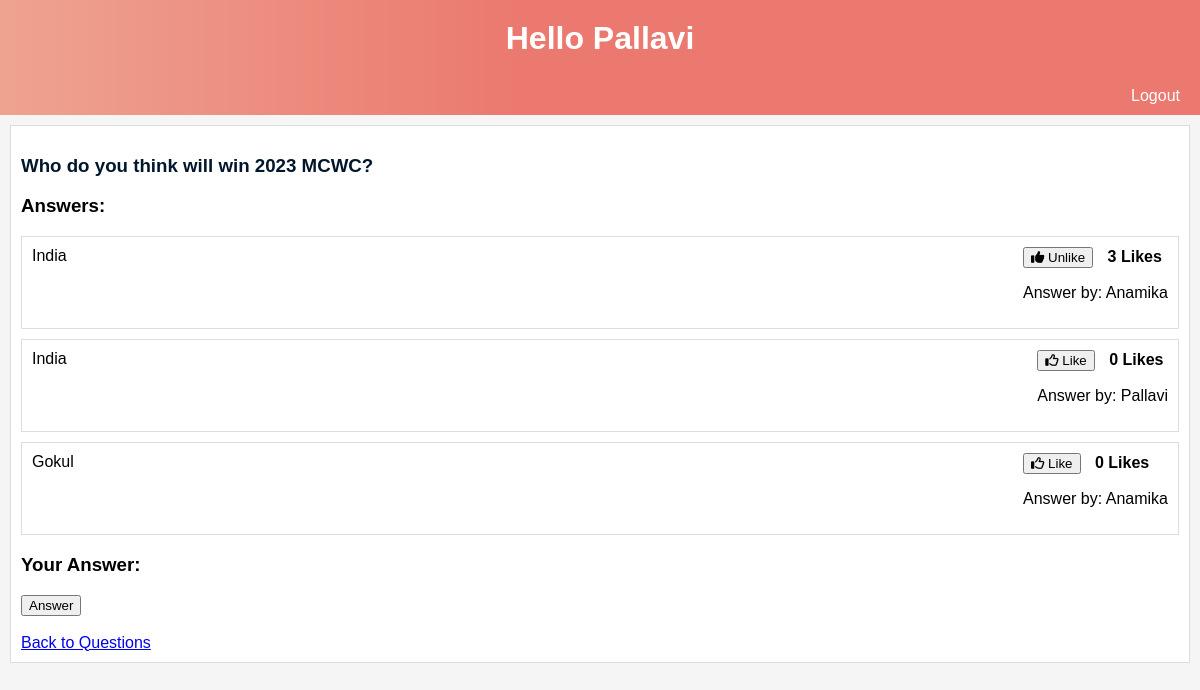
The app's page /questions/1/ (signed in) with its own data.
### quora_app/models.py (models this page shows)
class Question(models.Model):
    title = models.CharField(max_length=200)
    user = models.ForeignKey(User, on_delete=models.CASCADE)
    created_at = models.DateTimeField(auto_now_add=True)

class Answer(models.Model):
    question = models.ForeignKey(Question, on_delete=models.CASCADE)
    user = models.ForeignKey(User, on_delete=models.CASCADE)
    content = models.TextField()
    created_at = models.DateTimeField(auto_now_add=True)
    likes = models.ManyToManyField(User, related_name='liked_answers')

### quora_app/views.py (the view)
# urls.py: path('questions/<int:question_id>/', views.question_detail, name='question_detail'),
def question_detail(request, question_id):
    question = Question.objects.get(pk=question_id)
    answers = Answer.objects.filter(question=question)
    return render(request, 'question_detail.html', {'question': question, 'answers': answers})

### quora_app/templates/question_detail.html (shortened to what this page needs)
<!DOCTYPE html>
<html>
<head>
    <link rel="stylesheet" href="https://cdnjs.cloudflare.com/ajax/libs/font-awesome/6.3.0/css/all.min.css">
</head>
<body>
<h1>Hello {{ request.user|title }}</h1>
<div id="navigation">
    {% if user.is_authenticated %}
        <a href="{% url 'user_logout' %}">Logout</a>
    {% else %}
        <a href="{% url 'user_login' %}">Login</a>
        <a href="{% url 'user_register' %}">Register</a>
    {% endif %}
</div>
<div class="task-wrapper">
    <div class="task-title">
        <h3><a class="task-link" href="{% url 'question_detail' question.id %}">{{ question.title }}</a></h3>
    </div>
    <h3>Answers:</h3>
    <ul class="answer-list">
        {% for answer in answers %}
            <li class="answer-item">
                <div class="answer-content">
                    {{ answer.content }}
                </div>
                <div class="answer-info">
                    <form method="post" action="{% url 'like_answer' answer.id %}">
                        <button type="submit" class="like-button">
                            {% if user.is_authenticated %}
                                {% if user in answer.likes.all %}
                                    <i class="fas fa-thumbs-up"></i> Unlike
                                {% else %}
                                    <i class="far fa-thumbs-up"></i> Like
                                {% endif %}
                            {% endif %}
                        </button>
                        <span class="like-count">{{ answer.likes.count }} Likes</span>
                    </form>
                    <p>Answer by: {{ answer.user.username }}</p>
                </div>
            </li>
        {% endfor %}
    </ul>
    <h3>Your Answer:</h3>
    <form method="post" action="{% url 'answer_question' question.id %}">
        <button type="submit">Answer</button>
    </form>
    <br>
    <a href="{% url 'question_list' %}">Back to Questions</a>
</div>
</body>
</html>

### quora_app/templates/question_detail.html (style rules this page uses)
body { font-family: Arial, sans-serif; margin: 0; padding: 0; background-color: #f5f5f5; }
h1 { text-align: center; background: linear-gradient(90deg, #EEA390 0%, #EB796F 43%, #EB796F 100%); color: #fff; padding: 20px; margin: 0; }
#navigation { background: linear-gradient(90deg, #EEA390 0%, #EB796F 43%, #EB796F 100%); color: #fff; padding: 10px; text-align: right; }
#navigation a { text-decoration: none; color: #fff; margin: 10px; }
.task-wrapper { background-color: #fff; margin: 10px; padding: 10px; border: 1px solid #ddd; }
.task-title { margin-bottom: 10px; }
.task-link { text-decoration: none; color: #02172b; }
.like-button { display: inline-block; cursor: pointer; }
.like-count { margin-left: 10px; font-weight: bold; }
.answer-list { list-style: none; padding: 0; }
.answer-item { border: 1px solid #ddd; padding: 10px; margin-bottom: 10px; }
.answer-content { float: left; }
.answer-info { float: right; }
.answer-item:after { content: ""; display: table; clear: both; }

### records on screen
Question: title "Who do you think will win 2023 MCWC?"
Answer: content "India", shows "Unlike", likes.count "3", user.username "Anamika"
Answer: content "India", shows "Like", likes.count "0", user.username "Pallavi"
Answer: content "Gokul", shows "Like", likes.count "0", user.username "Anamika"

### other values on screen
{{ request.user|title }} "Pallavi"
